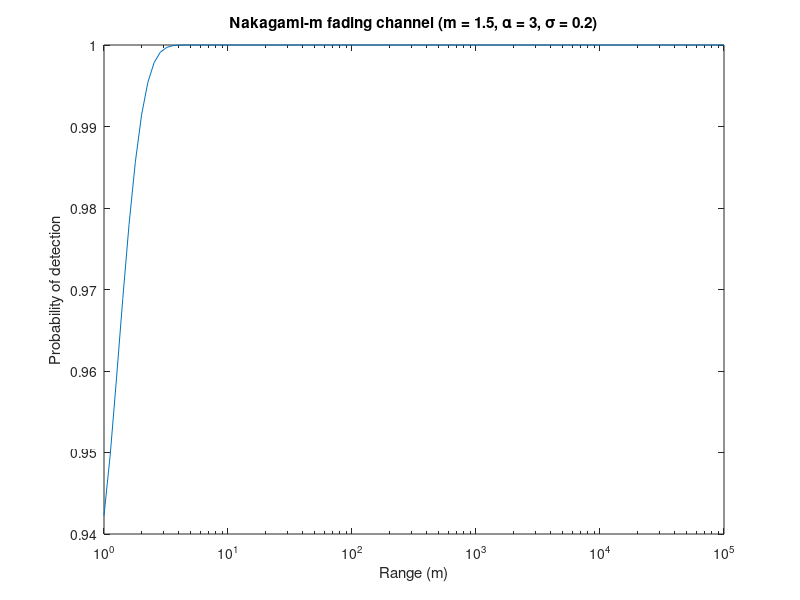

Write MATLAB code to recreate this figure.
% Define system parameters
m = 1.5;           % Nakagami-m parameter
Pt = 10;           % Transmitter power
Gt = 1;            % Transmitter antenna gain
Gr = 1;            % Receiver antenna gain
lambda = 0.1;      % Wavelength
L0 = 1;            % Reference distance
alpha = 3;         % Pathloss exponent
sigma = 0.2;       % Shadowing standard deviation
Eb = 1;            % Energy per bit
N0 = 0.01;         % Noise power spectral density
Pfa = 1e-6;        % Probability of false alarm

% Define range and pathloss parameters
d = logspace(0, 5, 100); % Range in meters (logarithmic scale)
L = L0*(d./L0).^(-alpha); % Pathloss

% Calculate threshold for given Pfa
threshold = sqrt(2*N0*log(1/Pfa));

% Calculate probability of detection for each range and pathloss value
Pd = zeros(size(d));
for i = 1:length(d)
    gamma = Pt*Gt*Gr*lambda^2*L(i)/((4*pi)^2)*Eb/N0; % SNR per bit
    m_gamma = m*gamma; % Nakagami-m parameter times SNR per bit
    Pd(i) = 1 - ncx2cdf((2*threshold^2)/(m_gamma+1), 2*(m_gamma+1), 2*threshold/(sqrt(1+m)*sqrt(gamma)));
end

% Plot results
semilogx(d, Pd);
xlabel('Range (m)');
ylabel('Probability of detection');
title(['Nakagami-m fading channel (m = ' num2str(m) ', \alpha = ' num2str(alpha) ', \sigma = ' num2str(sigma) ')']);
